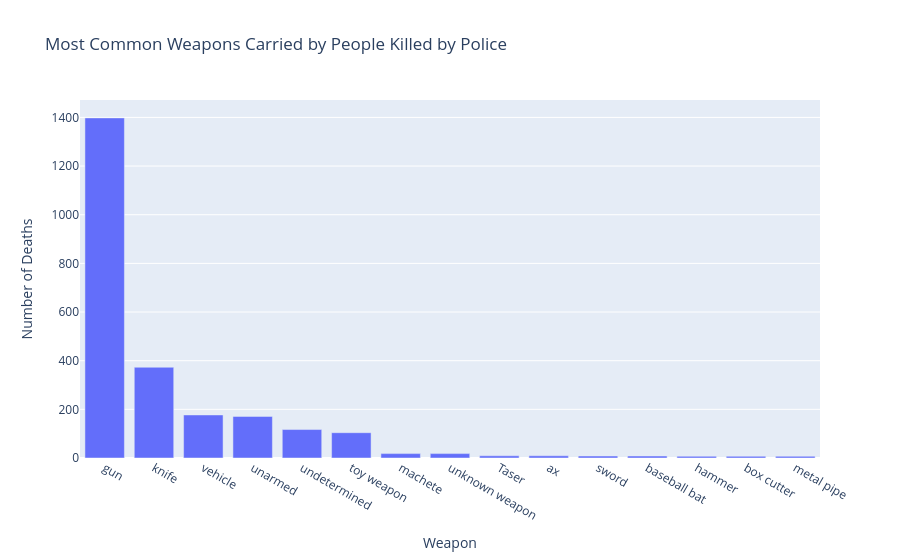

Notebook source saved alongside this figure:
### Code cell
top_weapons = armed_counts.head(15)
fig = px.bar(
    x=top_weapons.index,
    y=top_weapons.values,
    title='Most Common Weapons Carried by People Killed by Police',
    labels={'x': 'Weapon', 'y': 'Number of Deaths'},
)
fig.show()

### Figure 1 — Plotly figure (JSON) as saved in the notebook; plotly's stock layout.template omitted (floating-point values rounded to 4 significant figures)
{"data": [{"hovertemplate": "Weapon=%{x}<br>Number of Deaths=%{y}<extra></extra>", "legendgroup": "", "marker": {"color": "#636efa", "pattern": {"shape": ""}}, "name": "", "orientation": "v", "showlegend": false, "textposition": "auto", "type": "bar", "x": ["gun", "knife", "vehicle", "unarmed", "undetermined", "toy weapon", "machete", "unknown weapon", "Taser", "ax", "sword", "baseball bat", "hammer", "box cutter", "metal pipe"], "xaxis": "x", "y": [1398, 373, 177, 171, 117, 104, 18, 18, 9, 9, 8, 8, 7, 7, 7], "yaxis": "y"}], "layout": {"barmode": "relative", "legend": {"tracegroupgap": 0}, "title": {"text": "Most Common Weapons Carried by People Killed by Police"}, "xaxis": {"anchor": "y", "domain": [0, 1], "title": {"text": "Weapon"}}, "yaxis": {"anchor": "x", "domain": [0, 1], "title": {"text": "Number of Deaths"}}}}
